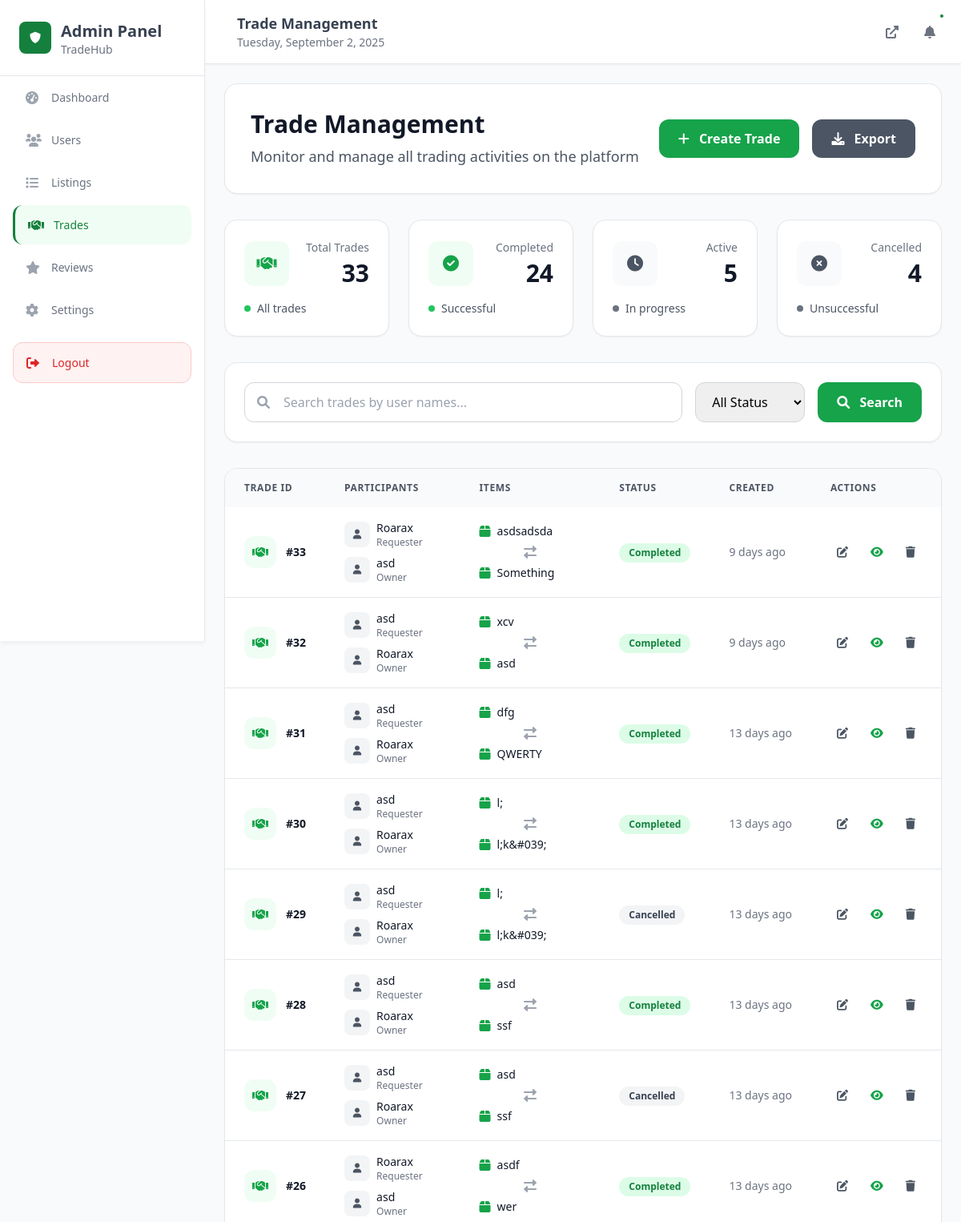
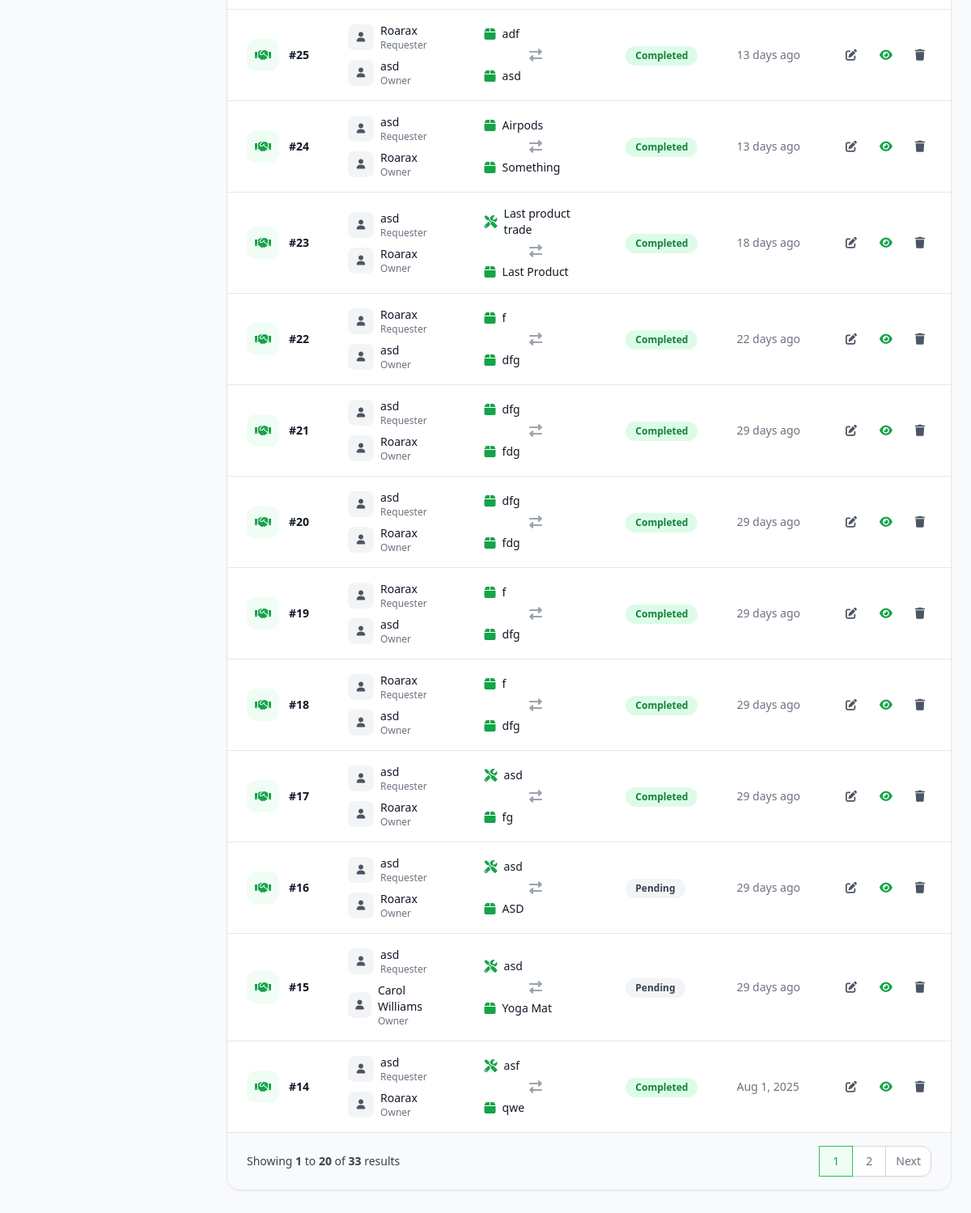
Screenshot of /Admin/trades.php with the database file from the repository (2 pictures, top to bottom).
### tables this page shows
CREATE TABLE `site_settings` (
  `id` int(11) NOT NULL,
  `setting_key` varchar(100) NOT NULL,
  `setting_value` text DEFAULT NULL,
  `created_at` timestamp NOT NULL DEFAULT current_timestamp(),
  `updated_at` timestamp NOT NULL DEFAULT current_timestamp() ON UPDATE current_timestamp()
);

CREATE TABLE `trades` (
  `id` int(11) NOT NULL,
  `requester_id` int(11) NOT NULL,
  `owner_id` int(11) NOT NULL,
  `offered_item_id` int(11) NOT NULL,
  `requested_item_id` int(11) NOT NULL,
  `status` enum('pending','accepted','declined','completed','cancelled') DEFAULT 'pending',
  `trade_method` enum('company_inspection','meetup','secure_location') DEFAULT NULL,
  `message` text DEFAULT NULL,
  `created_at` timestamp NOT NULL DEFAULT current_timestamp(),
  `updated_at` timestamp NOT NULL DEFAULT current_timestamp() ON UPDATE current_timestamp(),
  `requester_completed` tinyint(1) DEFAULT 0,
  `owner_completed` tinyint(1) DEFAULT 0
);

CREATE TABLE `users` (
  `id` int(11) NOT NULL,
  `full_name` varchar(255) NOT NULL,
  `email` varchar(255) NOT NULL,
  `password` varchar(255) NOT NULL,
  `phone` varchar(20) DEFAULT NULL,
  `location` varchar(255) DEFAULT NULL,
  `bio` text DEFAULT NULL,
  `avatar_url` varchar(500) DEFAULT NULL,
  `status` enum('active','inactive','suspended') DEFAULT 'active',
  `email_verified` tinyint(1) DEFAULT 0,
  `created_at` timestamp NOT NULL DEFAULT current_timestamp(),
  `updated_at` timestamp NOT NULL DEFAULT current_timestamp() ON UPDATE current_timestamp(),
  `role` varchar(20) NOT NULL DEFAULT 'user',
  `last_seen` timestamp NULL DEFAULT NULL
);

CREATE TABLE `listings` (
  `id` int(11) NOT NULL,
  `user_id` int(11) NOT NULL,
  `title` varchar(255) NOT NULL,
  `description` text NOT NULL,
  `type` enum('product','service') NOT NULL,
  `category` varchar(100) NOT NULL,
  `image_url` varchar(500) DEFAULT NULL,
  `looking_for` longtext DEFAULT NULL CHECK (json_valid(`looking_for`)),
  `status` enum('active','inactive','deleted') DEFAULT 'active',
  `views` int(11) DEFAULT 0,
  `created_at` timestamp NOT NULL DEFAULT current_timestamp(),
  `updated_at` timestamp NOT NULL DEFAULT current_timestamp() ON UPDATE current_timestamp()
);

### Admin/trades.php (the view, shortened to what the rows shown need)
<?php
require_once '../config/config.php';
$conn = getDBConnection();
$page = isset($_GET['page']) ? (int)$_GET['page'] : 1;
$per_page = 20;
$offset = ($page - 1) * $per_page;
$where_conditions = [];
$params = [];
$param_types = '';
$where_clause = !empty($where_conditions) ? 'WHERE ' . implode(' AND ', $where_conditions) : '';
$query = "SELECT t.*,
          u1.full_name as requester_name, u1.email as requester_email,
          u2.full_name as owner_name, u2.email as owner_email,
          l1.title as offered_item_title, l1.type as offered_item_type,
          l2.title as requested_item_title, l2.type as requested_item_type
          FROM trades t
          JOIN users u1 ON t.requester_id = u1.id
          JOIN users u2 ON t.owner_id = u2.id
          JOIN listings l1 ON t.offered_item_id = l1.id
          JOIN listings l2 ON t.requested_item_id = l2.id
          $where_clause
          ORDER BY t.created_at DESC
          LIMIT ? OFFSET ?";
$stmt = $conn->prepare($query);
$params_with_limit = $params;
$param_types_with_limit = $param_types . 'ii';
$params_with_limit[] = &$per_page;
$params_with_limit[] = &$offset;
if (!empty($params_with_limit)) {
    $stmt->bind_param($param_types_with_limit, ...$params_with_limit);
}
$stmt->execute();
$result = $stmt->get_result();
$trades = $result->fetch_all(MYSQLI_ASSOC);
include 'includes/header.php';
?>
<div class="p-6 min-h-screen">
    <div class="mb-8">
        <div class="bg-white rounded-2xl border border-gray-200 p-8 shadow-sm">
            <div class="flex items-center justify-between">
                <div>
                    <h1 class="text-3xl font-bold text-gray-900 mb-2">Trade Management</h1>
                </div>
            </div>
        </div>
    </div>
    <div class="bg-white rounded-2xl border border-gray-200 shadow-sm overflow-hidden">
        <div class="overflow-x-auto">
            <table class="w-full">
                <thead class="bg-gray-50">
                    <tr>
                        <th class="px-6 py-4 text-left text-xs font-semibold text-gray-600 uppercase tracking-wider">Trade ID</th>
                        <th class="px-6 py-4 text-left text-xs font-semibold text-gray-600 uppercase tracking-wider">Participants</th>
                        <th class="px-6 py-4 text-left text-xs font-semibold text-gray-600 uppercase tracking-wider">Items</th>
                        <th class="px-6 py-4 text-left text-xs font-semibold text-gray-600 uppercase tracking-wider">Status</th>
                        <th class="px-6 py-4 text-left text-xs font-semibold text-gray-600 uppercase tracking-wider">Created</th>
                        <th class="px-6 py-4 text-left text-xs font-semibold text-gray-600 uppercase tracking-wider">Actions</th>
                    </tr>
                </thead>
                <tbody class="bg-white divide-y divide-gray-200">
                    <?php foreach ($trades as $trade): ?>
                        <tr class="hover:bg-gray-50 transition-colors duration-200">
                            <td class="px-6 py-4 whitespace-nowrap">
                                <div class="flex items-center">
                                    <div class="w-10 h-10 bg-green-50 rounded-xl flex items-center justify-center mr-3">
                                        <i class="fas fa-handshake text-green-600"></i>
                                    </div>
                                    <span class="text-sm font-semibold text-gray-900">#<?php echo $trade['id']; ?></span>
                                </div>
                            </td>
                            <td class="px-6 py-4">
                                <div class="space-y-2">
                                    <div class="flex items-center">
                                        <div class="w-8 h-8 bg-gray-100 rounded-lg flex items-center justify-center mr-2">
                                            <i class="fas fa-user text-gray-600 text-xs"></i>
                                        </div>
                                        <div>
                                            <p class="text-sm font-medium text-gray-900"><?php echo htmlspecialchars($trade['requester_name']); ?></p>
                                            <p class="text-xs text-gray-500">Requester</p>
                                        </div>
                                    </div>
                                    <div class="flex items-center">
                                        <div class="w-8 h-8 bg-gray-100 rounded-lg flex items-center justify-center mr-2">
                                            <i class="fas fa-user text-gray-600 text-xs"></i>
                                        </div>
                                        <div>
                                            <p class="text-sm font-medium text-gray-900"><?php echo htmlspecialchars($trade['owner_name']); ?></p>
                                            <p class="text-xs text-gray-500">Owner</p>
                                        </div>
                                    </div>
                                </div>
                            </td>
                            <td class="px-6 py-4">
                                <div class="space-y-2">
                                    <div class="flex items-center">
                                        <i class="fas fa-<?php echo $trade['offered_item_type'] === 'product' ? 'box' : 'tools'; ?> mr-2 text-green-600"></i>
                                        <span class="text-sm text-gray-900"><?php echo htmlspecialchars($trade['offered_item_title']); ?></span>
                                    </div>
                                    <div class="flex items-center justify-center">
                                        <i class="fas fa-exchange-alt text-gray-400"></i>
                                    </div>
                                    <div class="flex items-center">
                                        <i class="fas fa-<?php echo $trade['requested_item_type'] === 'product' ? 'box' : 'tools'; ?> mr-2 text-green-600"></i>
                                        <span class="text-sm text-gray-900"><?php echo htmlspecialchars($trade['requested_item_title']); ?></span>
                                    </div>
                                </div>
                            </td>
                            <td class="px-6 py-4 whitespace-nowrap">
                                <span class="inline-flex px-3 py-1 text-xs font-semibold rounded-full <?php
                                    switch($trade['status']) {
                                        case 'pending': echo 'bg-gray-100 text-gray-700'; break;
                                        case 'completed': echo 'bg-green-100 text-green-700'; break;
                                        case 'cancelled': echo 'bg-gray-100 text-gray-700'; break;
                                    }
                                ?>">
                                    <?php echo ucfirst($trade['status']); ?>
                                </span>
                            </td>
                            <td class="px-6 py-4 whitespace-nowrap text-sm text-gray-500">
                                <?php echo formatTimeAgo($trade['created_at']); ?>
                            </td>
                            <td class="px-6 py-4 whitespace-nowrap text-sm font-medium">
                                <div class="flex space-x-3">
                                    <button onclick="openEditModal(<?php echo htmlspecialchars(json_encode($trade)); ?>)" class="text-gray-600 hover:text-gray-700 p-2 rounded-lg hover:bg-gray-50 transition-all duration-200" title="Edit">
                                        <i class="fas fa-edit"></i>
                                    </button>
                                    <a href="trade-details.php?id=<?php echo $trade['id']; ?>" class="text-green-600 hover:text-green-700 p-2 rounded-lg hover:bg-green-50 transition-all duration-200" title="View Details">
                                        <i class="fas fa-eye"></i>
                                    </a>
                                    <button onclick="deleteTrade(<?php echo $trade['id']; ?>)" class="text-gray-600 hover:text-gray-700 p-2 rounded-lg hover:bg-gray-50 transition-all duration-200" title="Delete">
                                        <i class="fas fa-trash"></i>
                                    </button>
                                </div>
                            </td>
                        </tr>
                    <?php endforeach; ?>
                </tbody>
            </table>
        </div>
    </div>
</div>
<?php include 'includes/footer.php'; ?>

### includes/Name.php
<?php
require_once '../config/config.php';
$conn = getDBConnection();
$query = "SELECT setting_value FROM site_settings WHERE setting_key = 'site_name' LIMIT 1";
$result = $conn->query($query);
if ($result && $row = $result->fetch_assoc()) {
    echo htmlspecialchars($row['setting_value']);
}
?>

### rows the page displays
site_settings: setting_value "TradeHub"
trades: id "33", requester.full_name "Roarax", owner.full_name "asd", offered_item.title "asdsadsda", requested_item.title "Something", status "Completed", created_at "9 days ago"
trades: id "32", requester.full_name "asd", owner.full_name "Roarax", offered_item.title "xcv", requested_item.title "asd", status "Completed", created_at "9 days ago"
trades: id "31", requester.full_name "asd", owner.full_name "Roarax", offered_item.title "dfg", requested_item.title "QWERTY", status "Completed", created_at "13 days ago"
trades: id "30", requester.full_name "asd", owner.full_name "Roarax", offered_item.title "l;", requested_item.title "l;k&#039;", status "Completed", created_at "13 days ago"
trades: id "29", requester.full_name "asd", owner.full_name "Roarax", offered_item.title "l;", requested_item.title "l;k&#039;", status "Cancelled", created_at "13 days ago"
trades: id "28", requester.full_name "asd", owner.full_name "Roarax", offered_item.title "asd", requested_item.title "ssf", status "Completed", created_at "13 days ago"
trades: id "27", requester.full_name "asd", owner.full_name "Roarax", offered_item.title "asd", requested_item.title "ssf", status "Cancelled", created_at "13 days ago"
trades: id "26", requester.full_name "Roarax", owner.full_name "asd", offered_item.title "asdf", requested_item.title "wer", status "Completed", created_at "13 days ago"
trades: id "25", requester.full_name "Roarax", owner.full_name "asd", offered_item.title "adf", requested_item.title "asd", status "Completed", created_at "13 days ago"
trades: id "24", requester.full_name "asd", owner.full_name "Roarax", offered_item.title "Airpods", requested_item.title "Something", status "Completed", created_at "13 days ago"
trades: id "23", requester.full_name "asd", owner.full_name "Roarax", offered_item.title "Last product trade", requested_item.title "Last Product", status "Completed", created_at "18 days ago"
trades: id "22", requester.full_name "Roarax", owner.full_name "asd", offered_item.title "f", requested_item.title "dfg", status "Completed", created_at "22 days ago"
trades: id "21", requester.full_name "asd", owner.full_name "Roarax", offered_item.title "dfg", requested_item.title "fdg", status "Completed", created_at "29 days ago"
trades: id "20", requester.full_name "asd", owner.full_name "Roarax", offered_item.title "dfg", requested_item.title "fdg", status "Completed", created_at "29 days ago"
trades: id "19", requester.full_name "Roarax", owner.full_name "asd", offered_item.title "f", requested_item.title "dfg", status "Completed", created_at "29 days ago"
trades: id "18", requester.full_name "Roarax", owner.full_name "asd", offered_item.title "f", requested_item.title "dfg", status "Completed", created_at "29 days ago"
trades: id "17", requester.full_name "asd", owner.full_name "Roarax", offered_item.title "asd", requested_item.title "fg", status "Completed", created_at "29 days ago"
trades: id "16", requester.full_name "asd", owner.full_name "Roarax", offered_item.title "asd", requested_item.title "ASD", status "Pending", created_at "29 days ago"
trades: id "15", requester.full_name "asd", owner.full_name "Carol Williams", offered_item.title "asd", requested_item.title "Yoga Mat", status "Pending", created_at "29 days ago"
trades: id "14", requester.full_name "asd", owner.full_name "Roarax", offered_item.title "asf", requested_item.title "qwe", status "Completed", created_at "Aug 1, 2025"

### other values shown
$page_title "Trade Management"
$total_trades "33"
$completed_trades "24"
$active_trades "5"
$cancelled_trades "4"
$offset + 1 "1"
min($offset + $per_page, $total_trades) "20"
